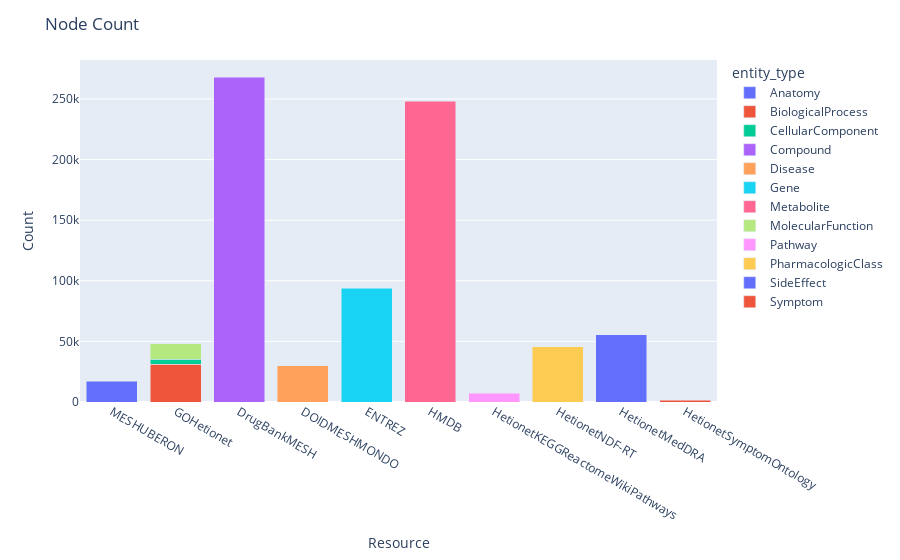

Notebook cell for this chart:
### Markdown cell above
### Chart 3: Number of nodes for each resource

### Code cell
chart3_data = node_stat.groupby(["entity_type"]).sum().reset_index()
fig3 = px.bar(
    chart3_data, x="resource", y="entity_count", color="entity_type", barmode="stack"
)
fig3.update_layout(**gen_layout("Node Count", "Resource", "Count", True))
fig3.show()

### Figure 1 — Plotly figure (JSON) as saved in the notebook; plotly's stock layout.template omitted (floating-point values rounded to 4 significant figures)
{"data": [{"alignmentgroup": "True", "hovertemplate": "entity_type=Anatomy<br>resource=%{x}<br>entity_count=%{y}<extra></extra>", "legendgroup": "Anatomy", "marker": {"color": "#636efa", "pattern": {"shape": ""}}, "name": "Anatomy", "offsetgroup": "Anatomy", "orientation": "v", "showlegend": true, "textposition": "auto", "type": "bar", "x": ["MESHUBERON"], "xaxis": "x", "y": [17137], "yaxis": "y"}, {"alignmentgroup": "True", "hovertemplate": "entity_type=BiologicalProcess<br>resource=%{x}<br>entity_count=%{y}<extra></extra>", "legendgroup": "BiologicalProcess", "marker": {"color": "#EF553B", "pattern": {"shape": ""}}, "name": "BiologicalProcess", "offsetgroup": "BiologicalProcess", "orientation": "v", "showlegend": true, "textposition": "auto", "type": "bar", "x": ["GOHetionet"], "xaxis": "x", "y": [30958], "yaxis": "y"}, {"alignmentgroup": "True", "hovertemplate": "entity_type=CellularComponent<br>resource=%{x}<br>entity_count=%{y}<extra></extra>", "legendgroup": "CellularComponent", "marker": {"color": "#00cc96", "pattern": {"shape": ""}}, "name": "CellularComponent", "offsetgroup": "CellularComponent", "orientation": "v", "showlegend": true, "textposition": "auto", "type": "bar", "x": ["GOHetionet"], "xaxis": "x", "y": [4517], "yaxis": "y"}, {"alignmentgroup": "True", "hovertemplate": "entity_type=Compound<br>resource=%{x}<br>entity_count=%{y}<extra></extra>", "legendgroup": "Compound", "marker": {"color": "#ab63fa", "pattern": {"shape": ""}}, "name": "Compound", "offsetgroup": "Compound", "orientation": "v", "showlegend": true, "textposition": "auto", "type": "bar", "x": ["DrugBankMESH"], "xaxis": "x", "y": [268036], "yaxis": "y"}, {"alignmentgroup": "True", "hovertemplate": "entity_type=Disease<br>resource=%{x}<br>entity_count=%{y}<extra></extra>", "legendgroup": "Disease", "marker": {"color": "#FFA15A", "pattern": {"shape": ""}}, "name": "Disease", "offsetgroup": "Disease", "orientation": "v", "showlegend": true, "textposition": "auto", "type": "bar", "x": ["DOIDMESHMONDO"], "xaxis": "x", "y": [30101], "yaxis": "y"}, {"alignmentgroup": "True", "hovertemplate": "entity_type=Gene<br>resource=%{x}<br>entity_count=%{y}<extra></extra>", "legendgroup": "Gene", "marker": {"color": "#19d3f3", "pattern": {"shape": ""}}, "name": "Gene", "offsetgroup": "Gene", "orientation": "v", "showlegend": true, "textposition": "auto", "type": "bar", "x": ["ENTREZ"], "xaxis": "x", "y": [93962], "yaxis": "y"}, {"alignmentgroup": "True", "hovertemplate": "entity_type=Metabolite<br>resource=%{x}<br>entity_count=%{y}<extra></extra>", "legendgroup": "Metabolite", "marker": {"color": "#FF6692", "pattern": {"shape": ""}}, "name": "Metabolite", "offsetgroup": "Metabolite", "orientation": "v", "showlegend": true, "textposition": "auto", "type": "bar", "x": ["HMDB"], "xaxis": "x", "y": [247966], "yaxis": "y"}, {"alignmentgroup": "True", "hovertemplate": "entity_type=MolecularFunction<br>resource=%{x}<br>entity_count=%{y}<extra></extra>", "legendgroup": "MolecularFunction", "marker": {"color": "#B6E880", "pattern": {"shape": ""}}, "name": "MolecularFunction", "offsetgroup": "MolecularFunction", "orientation": "v", "showlegend": true, "textposition": "auto", "type": "bar", "x": ["GOHetionet"], "xaxis": "x", "y": [12645], "yaxis": "y"}, {"alignmentgroup": "True", "hovertemplate": "entity_type=Pathway<br>resource=%{x}<br>entity_count=%{y}<extra></extra>", "legendgroup": "Pathway", "marker": {"color": "#FF97FF", "pattern": {"shape": ""}}, "name": "Pathway", "offsetgroup": "Pathway", "orientation": "v", "showlegend": true, "textposition": "auto", "type": "bar", "x": ["HetionetKEGGReactomeWikiPathways"], "xaxis": "x", "y": [7305], "yaxis": "y"}, {"alignmentgroup": "True", "hovertemplate": "entity_type=PharmacologicClass<br>resource=%{x}<br>entity_count=%{y}<extra></extra>", "legendgroup": "PharmacologicClass", "marker": {"color": "#FECB52", "pattern": {"shape": ""}}, "name": "PharmacologicClass", "offsetgroup": "PharmacologicClass", "orientation": "v", "showlegend": true, "textposition": "auto", "type": "bar", "x": ["HetionetNDF-RT"], "xaxis": "x", "y": [45606], "yaxis": "y"}, {"alignmentgroup": "True", "hovertemplate": "entity_type=SideEffect<br>resource=%{x}<br>entity_count=%{y}<extra></extra>", "legendgroup": "SideEffect", "marker": {"color": "#636efa", "pattern": {"shape": ""}}, "name": "SideEffect", "offsetgroup": "SideEffect", "orientation": "v", "showlegend": true, "textposition": "auto", "type": "bar", "x": ["HetionetMedDRA"], "xaxis": "x", "y": [55295], "yaxis": "y"}, {"alignmentgroup": "True", "hovertemplate": "entity_type=Symptom<br>resource=%{x}<br>entity_count=%{y}<extra></extra>", "legendgroup": "Symptom", "marker": {"color": "#EF553B", "pattern": {"shape": ""}}, "name": "Symptom", "offsetgroup": "Symptom", "orientation": "v", "showlegend": true, "textposition": "auto", "type": "bar", "x": ["HetionetSymptomOntology"], "xaxis": "x", "y": [1451], "yaxis": "y"}], "layout": {"barmode": "stack", "legend": {"title": {"text": "entity_type"}, "tracegroupgap": 0}, "margin": {"t": 60}, "showlegend": true, "title": {"text": "Node Count"}, "xaxis": {"anchor": "y", "domain": [0, 1], "title": {"text": "Resource"}}, "yaxis": {"anchor": "x", "domain": [0, 1], "title": {"text": "Count"}}}}
